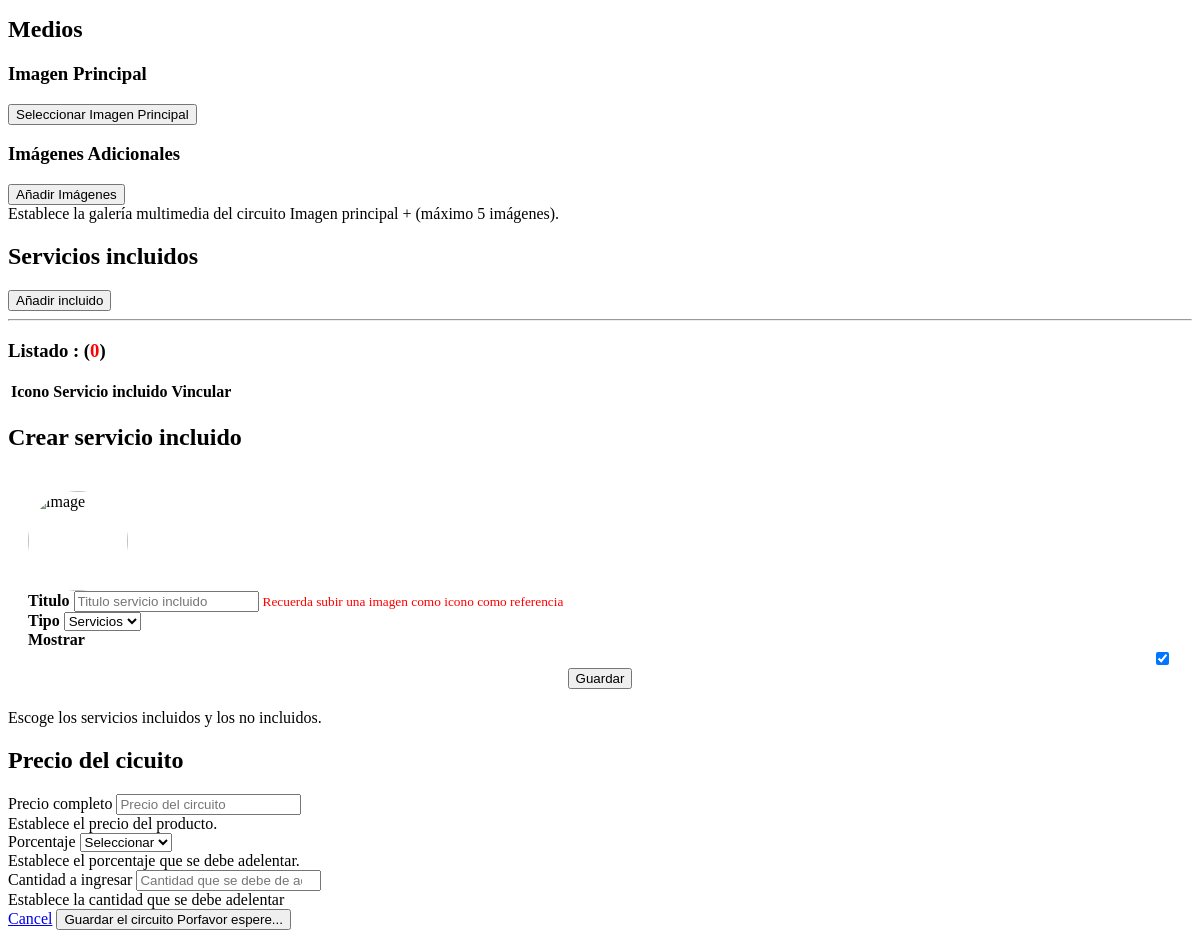
Page /admin/pages/nuevo_circuito.php (lower part) on the earlier database version.
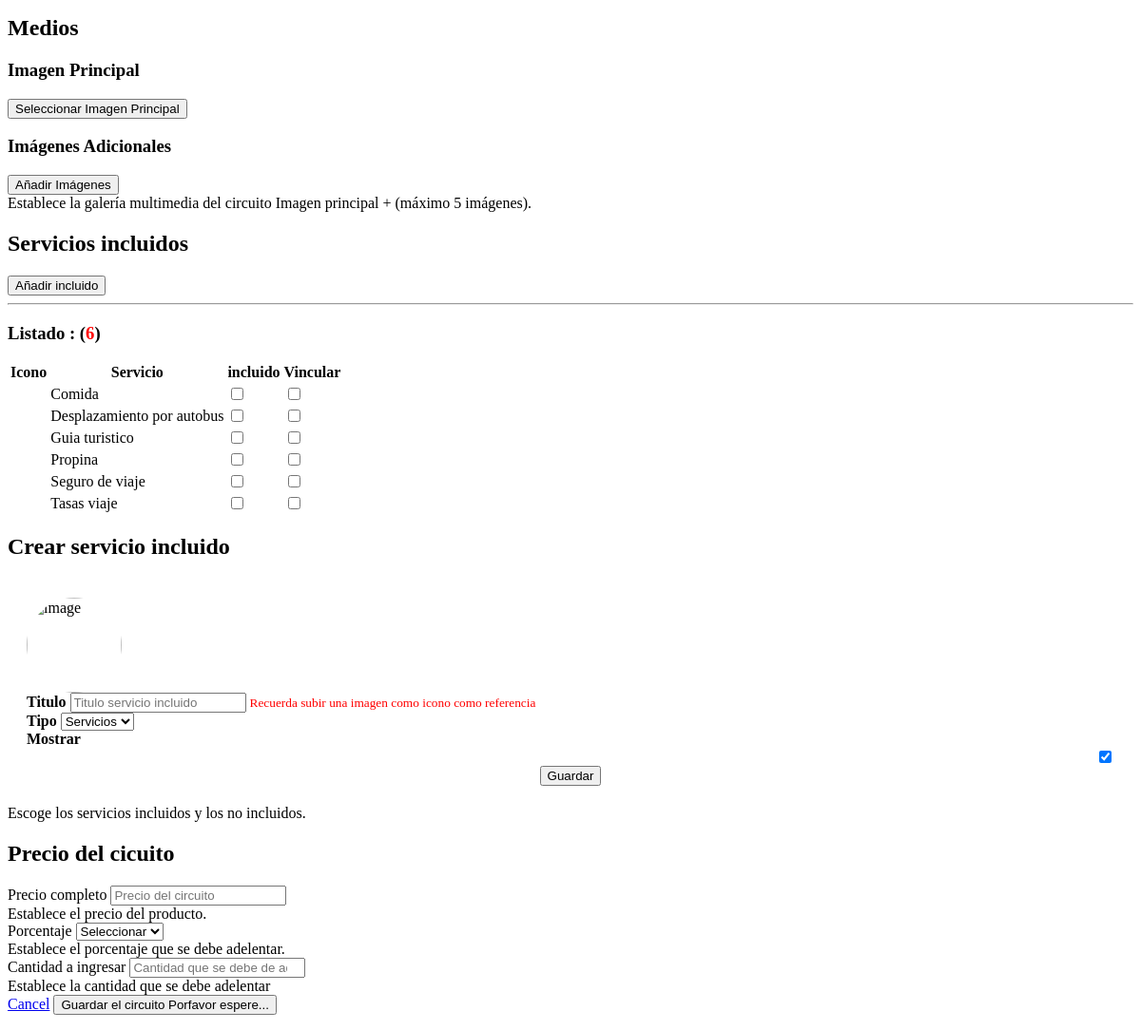
Same page on the later database version.
### tables this page shows
CREATE TABLE IF NOT EXISTS `tabla_incluidos` (
  `id` int(11) NOT NULL AUTO_INCREMENT,
  `nombre` varchar(255) DEFAULT NULL,
  `tipo` varchar(100) DEFAULT NULL,
  `url_icono` varchar(255) DEFAULT NULL,
  `mostrar_para_seleccionar` int(11) DEFAULT NULL,
  `created_at` datetime DEFAULT current_timestamp(),
  PRIMARY KEY (`id`)
);

### admin/pages/nuevo_circuito.php (the view, shortened to what the changed rows need)
<div id="kt_app_content_container" class="app-container container-xxl">
    <form id="form_nuevo_circuito" class="form d-flex flex-column flex-lg-row fv-plugins-bootstrap5 fv-plugins-framework" data-kt-redirect="apps/ecommerce/catalog/products.html">
        <div class="d-flex flex-column flex-row-fluid gap-7 gap-lg-10">
            <div class="tab-content">
                <div class="tab-pane fade active show" id="kt_ecommerce_add_product_general" role="tab-panel">
                    <div class="d-flex flex-column gap-7 gap-lg-10">
                        <div class="card card-flush py-4">
                            <div class="card-header">
                                <div class="card-title">
                                    <h2>Medios</h2>
                                </div>
                            </div>
                        </div>
                        <div class="card card-flush py-4">
                            <div class="card-header">
                                <div class="card-title">
                                    <h2>Servicios incluidos</h2>
                                </div>
                            </div>
                            <div class="card-body pt-0">
                                <?php
                                $info_items_inlcuidos = [];
                                $sql_incluidos = mysql_query("SELECT * FROM tabla_incluidos WHERE tipo='servicios' ORDER BY nombre ASC");
                                while ($fetch_ = mysql_fetch_assoc($sql_incluidos)) :
                                    $info_items_inlcuidos[] = $fetch_;
                                endwhile;
                                ?>
                                <div class="accordion accordion-icon-collapse" id="kt_accordion_servicios_incluidos">
                                    <div class="mb-5">
                                        <div class="accordion-header py-3 d-flex" data-bs-toggle="collapse" data-bs-target="#kt_accordion_servicios_incluidos_item_2">
                                            <h3 class="fs-4 fw-semibold mb-0 ms-4">Listado : (<span style="color:red" id="cantidad_items_servicios_incluir"><?= count($info_items_inlcuidos) ?></span>)</h3>
                                        </div>
                                        <div id="kt_accordion_servicios_incluidos_item_2" class="collapse fs-6 ps-10 mt-2 show" data-bs-parent="#kt_accordion_servicios_incluidos">
                                            <div class="table-responsive">
                                                <table class="table table-row-dashed align-middle gs-0 gy-3 my-0">
                                                    <thead>
                                                        <tr class="fs-7 fw-bold text-gray-500 border-bottom-0">
                                                            <th class="p-0 pb-3 min-w-100px text-start">Icono</th>
                                                            <th class="p-0 pb-3 min-w-100px text-start pe-13">Servicio</th>
                                                            <th class="p-0 pb-3 w-50px text-start">incluido</th>
                                                            <th class="p-0 pb-3 w-50px text-end">Vincular</th>
                                                        </tr>
                                                    </thead>
                                                    <tbody id="tbody_nuevos_incluidos">
                                                        <?php foreach ($info_items_inlcuidos as $item) : ?>
                                                            <tr id="tr_fila_servicios_incluidos_o_no_incluidos_<?= $item['id'] ?>">
                                                                <td>
                                                                </td>
                                                                <td class="text-start pe-13">
                                                                    <span class="text-gray-600 fw-bold fs-6"><?= $item['nombre'] ?? '' ?></span>
                                                                </td>
                                                                <td class="text-start">
                                                                    <div class="form-check form-switch form-check-custom form-check-success form-check-solid mt-2">
                                                                        <input type="checkbox" value="" id_incluido="<?= $item['id'] ?? '' ?>" class="form-check-input" id="input_incluir_item_<?= $item['id'] ?? '' ?>" />
                                                                    </div>
                                                                </td>
                                                                <td class="text-end">
                                                                    <div class="form-check form-switch form-check-custom form-check-success form-check-solid mt-2">
                                                                        <input type="checkbox" value="" id_incluido="<?= $item['id'] ?? '' ?>" class="form-check-input checkboxes-items-vincular" id="input_vincular_item_<?= $item['id'] ?? '' ?>" />
                                                                    </div>
                                                                </td>
                                                            </tr>
                                                        <?php endforeach ?>
                                                    </tbody>
                                                </table>
                                            </div>
                                        </div>
                                    </div>
                                </div>
                                <div class="modal fade" tabindex="-1" id="modal_nuevo_servicio_inlcuido">
                                    <div class="modal-dialog modal-lg  modal-dialog-centered">
                                        <div class="modal-content shadow-none">
                                            <div class="modal-header">
                                                <h2>Crear servicio incluido</h2>
                                            </div>
                                        </div>
                                    </div>
                                </div>
                            </div>
                        </div>
                        <div class="card card-flush py-4">
                            <div class="card-header">
                                <div class="card-title">
                                    <h2>Precio del cicuito</h2>
                                </div>
                            </div>
                        </div>
                    </div>
                </div>
            </div>
        </div>
    </form>
</div>

Differences in the rows shown:
added tabla_incluidos: nombre "Comida"
added tabla_incluidos: nombre "Desplazamiento por autobus"
added tabla_incluidos: nombre "Guia turistico"
added tabla_incluidos: nombre "Propina"
added tabla_incluidos: nombre "Seguro de viaje"
added tabla_incluidos: nombre "Tasas viaje"
Other differences:
count($info_items_inlcuidos): "0" → "6"
